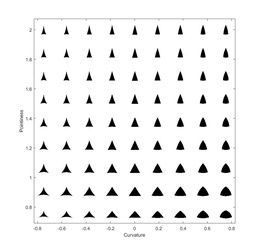
%> input picture img/CurvedTriangleSpace.jpg, 260 x 251 px, shrunk from 958 x 926 before the run
$ octave --eval "result = v1model(imread('../img/CurvedTriangleSpace.jpg'));"   (GNU Octave 9; MATLAB toolbox functions it lacks are replaced by stand-ins)
%> lines starting %> are read from the running program, lines starting %| are printed output that depends on the picture
% v1model -> simulate responses of V1 neurons to an input image
% img_out    = v1model(img_in,img_dva)
% Required inputs
%    img_in        = input image matrix (L x M)
% Optional inputs:
%    img_dva       = size in dva of the image (default scaling: 18.2 pixels/dva)
% Outputs:
%    img_out       = L x M x N - where N is the number of Gabor filters
%                    (48 is default)
% Method
% V1 responses are obtained in four steps.
%       1) Each image is first rescaled to the desired dva size and then normalized for intensity
%       and contrast by subtracting its mean and dividing by its standard deviation.
%       2) This normalized image was subjected to divisive normalization: for each 3 x 3
%       pixel window, we subtracted the mean and divided each pixel by the Euclidean norm of the
%       pixels in the window. This normalization was constrained to reduce but not enhance responses
%       (i.e. we divided only if the norm was greater than 1).
%       3) The resulting image was given as input to 96 V1 model neurons each having a linear Gabor
%       kernel. Each filter had a size of 43 x 43 pixels with a standard deviation of 9
%       cycles/pixel. The filters were tuned to 8 equally spaced orientations from 0 to 360
%       degrees, with 6 spatial frequencies (2, 3, 4, 6, 11 and 18 pixels per cycle). We normalized
%       the output of each of the 96 Gabor filters to have zero mean and a norm of 1.
%       4) The output of each Gabor filter was then passed through a response nonlinearity
%       comprising a threshold function (all negative values were set to zero), and response
%       saturation (all values greater than 1 were set to 1).
%       5) Finally, we perform output divisive normalization, where for each filter output, we
%       subtracted the mean of filter outputs in a fixed spatial window of 3 x 3 pixels across all
%       orientations and spatial frequencies and then divided by the Euclidean norm of all values in
%       the spatial window of 864 elements (3 x 3 x 96), if the norm was greater than 1.

% Notes
%    Based on published V1 RF sizes, the conversion from pixels to dva
%    can be taken as 18.2 pixels/dva (see v1modeldva.pdf)

% References
% Pinto N, Cox DD, DiCarlo JJ (2008) Why is real-world visual object recognition hard? PLoS Comput
% Biol 4:e27

% Krithika Mohan & S P Arun
% December 20 2010

function [img_out,filters] = v1model(img_in,img_dva)
v1pix2dva = 18.2; if(~exist('img_dva')), img_dva = max(size(img_in))/v1pix2dva; end;
%> after `img_dva = max(size(img_in))/v1pix2dva`: img_dva = 14.29
spatial_extent       = 3; % size of local neighborhood for computations (default = 3x3 pixels)

img_out              = normalize_image(img_in,img_dva,v1pix2dva); % manyimagesc(img_out);
img_out              = divisive_normalization(img_out,spatial_extent); %manyimagesc(img_out);
[img_out,filters]    = apply_gabor_filter(img_out); %manyimagesc(img_out);
img_out              = output_nonlinearity(img_out); %manyimagesc(img_out);
img_out              = output_divisive_normalization(img_out,spatial_extent); %manyimagesc(img_out);

return

function img_out = normalize_image(img_in,img_dva,v1pix2dva)
%> called with img_dva = 14.29, v1pix2dva = 18.2
% this function takes an input matrix, scales it to a standard size and
% then subtracts its mean and divides by its standard deviation
norm_size = v1pix2dva*img_dva; % scale img_in to the desired dva size
%> norm_size = 260

img_in = mean(img_in,3); % convert to grayscale
long_edge = max(size(img_in)); % longest edge
%> long_edge = 260
asp_ratio = min(size(img_in))/long_edge; % aspect ratio (will be less than 1)
%> asp_ratio = 0.965
if(size(img_in,1)==long_edge) %largest edge is resized to a specified length.
    img = imresize(img_in,[norm_size norm_size*asp_ratio], 'bicubic');
else
    img = imresize(img_in,[norm_size*asp_ratio norm_size], 'bicubic');
end
img = (img - mean(img(:)))./std(img(:)); % subtract mean and divide by standard deviation.

img_out = img;

return

function img_out = divisive_normalization(img_in,spatial_extent)
%> called with spatial_extent = 3
% This function takes an input matrix, subtracts from each pixel its mean and divides by the
% euclidean norm of its neighbors. spatial_extent defines the extent across which to calculate the mean
% and euclidean norm (default = 3x3 pixels i.e. spatial_extent = 3)

if(~exist('spatial_extent')), spatial_extent = 3; end
spatial_win = ones(spatial_extent);

ndim = size(img_in);
%> ndim = [251 260]
% define div_matrix which defines the number of neighbors for each pixel. This is used to calculate
% the mean across neighbors of each pixel in img_in
% this matrix has 4 at the corners, 6 along the first and last row/column
% and 9 in the remaining entries.
div_matrix = conv2(ones(ndim),ones(spatial_extent),'same');

sum_matrix = conv2(img_in, spatial_win,'same'); %sum of the pixel values surrounding every pixel
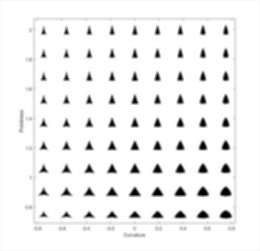
%> sum_matrix: size 251x260 double; min -44.54, max 2.41, mean -0.0126; drawn with min black and max white
avg_matrix =sum_matrix./div_matrix;

sum_square_matrix = conv2(img_in.^2, ones(3,3),'same'); % sum of squares of neighbors
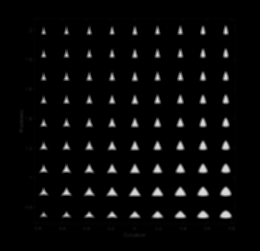
%> sum_square_matrix: size 251x260 double; min 0.287, max 220.5, mean 9
euc_norm = sqrt(sum_square_matrix);
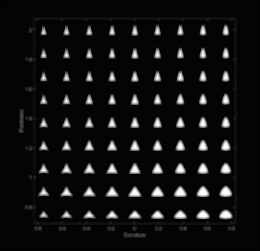
%> euc_norm: size 251x260 double; min 0.536, max 14.85, mean 1.57; drawn with min black and max white
euc_norm(euc_norm<1) = 1; % force divisive normalization to only reduce activity but not increase it

img_out = (img_in - avg_matrix)./euc_norm;
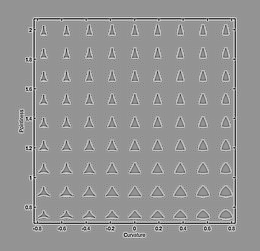
%> img_out: size 251x260 double; min -0.58, max 0.42, mean 0.00633; drawn with min black and max white

return

function [img_out,filters] = apply_gabor_filter(img_in)
% this function convolves the image with a bunch of gabor filters

filters = make_gabors;
for filter_no = 1:size(filters,3)
    img_out(:,:,filter_no) = conv2(img_in,filters(:,:,filter_no),'same');
end

return

function img_out = output_nonlinearity(img_in)
% this function applies a standard response saturation and threshold
% i.e. all values greater than 1 are set to 1. all negative values are set to 0

img_out = img_in;
img_out(img_out>1) = 1; img_out(img_out<0) = 0;
return

function img_out = output_divisive_normalization(img_in,spatial_extent)
%> called with spatial_extent = 3
% This function implements divisive normalization over the output of gabor filters
% It takes an 3d input matrix (3rd dim = num of filters), subtracts from each pixel its mean and divides by the
% euclidean norm of its neighbors. spatial_extent defines the extent across which to calculate the mean
% and euclidean norm (default = 3x3 pixels i.e. spatial_extent = 3)

if(~exist('spatial_extent')), spatial_extent = 3; end; spatial_win = ones(spatial_extent);

ndim = size(img_in); nfilters = ndim(3);
%> after `ndim = size(img_in)`: ndim = [251 260 48]
%> after `nfilters = ndim(3)`: nfilters = 48
square_img = img_in.^2;

% div_matrix specifies the number of visual field neighbors of each pixel
div_matrix = conv2(ones(ndim(1:2)),ones(spatial_extent),'same'); div_matrix = ndim(3)*div_matrix;

for layer_num = 1:nfilters
    layer_sum(:,:,layer_num) = conv2(img_in(:,:,layer_num),spatial_win,'same');
    layer_square(:,:,layer_num) = conv2(square_img(:,:,layer_num),spatial_win,'same');
end

total_sum = sum(layer_sum,3);
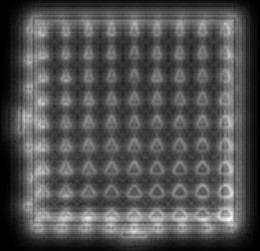
%> total_sum: size 251x260 double; min 3.47e-15, max 37.44, mean 11.7; drawn with min black and max white
avg_matrix = total_sum./div_matrix; % this is the average of the neighbors to be subtracted from img_in

img_out = img_in - repmat(avg_matrix,[1 1 nfilters]); % subtract the mean of neighbors from the original matrix

euc_norm = sqrt(sum(layer_square,3)); euc_norm(euc_norm<1) = 1;
%> after `euc_norm = sqrt(sum(layer_square,3))`:
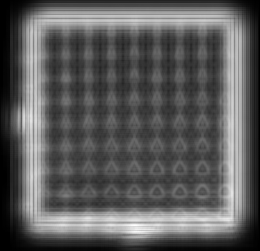
%> euc_norm: size 251x260 double; min 4.73e-16, max 3.59, mean 1.29; drawn with min black and max white
%> after `euc_norm(euc_norm<1) = 1`:
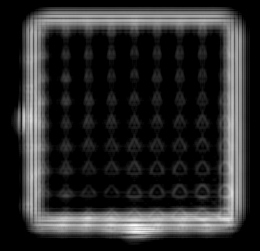
%> euc_norm: size 251x260 double; min 1, max 3.59, mean 1.43; drawn with min black and max white
euc_norm = repmat(euc_norm,[1 1 nfilters]);

img_out = img_out./euc_norm;

return

function gabor_filter = make_gabors
% this function creates Gabor filters of six different spatial frequencies,
% for each spatial frequency there are 16 orientations spanning 0 to 180 degrees

spf_array = [1/2 1/3 1/4 1/6 1/11 1/18];
step = 180/8; theta_array = 0:step:180-step;
count = 1; filter_size = 43;
for spf = spf_array
    for theta = theta_array
        [Gabor,X,Y] = Create2DGabor(9,spf,theta,0,filter_size);
        Gabor = Gabor - mean(Gabor(:));
        Gabor = Gabor/sqrt(sum(Gabor(:).^2));
        gabor_filter(:,:,count)=Gabor;
        count=count+1;
    end
end

return

function [Gabor,X,Y] = Create2DGabor(sigma,freq,theta,phi,n)
if(~exist('n')) n = 64; end;
if(~exist('phi')) phi = 0; end;
if(length(sigma)==1), sigma = [sigma sigma]; end;

x=[-n/2+1:n/2]; [X,Y] = meshgrid(x,x);

Grating  = Create2DGrating(freq,theta,phi,n);
Gaussian = Create2DGaussian(sigma,n);
Gabor = Gaussian.*Grating;

return

function [Grating,X,Y] = Create2DGrating(freq,theta,phi,n)
if(~exist('n')) n = 64; end;
if(~exist('phi')) phi = 0; end;

x=[-n/2+1:n/2]; [X,Y] = meshgrid(x,x);
slant = X*(2*pi*freq*cos(theta*pi/180)) + Y*(2*pi*freq*sin(theta*pi/180));
Grating = cos(slant+phi*pi/180);

return

function [Gaussian,X,Y] = Create2DGaussian(sigma,n)
if(~exist('n')) n = 64; end;
if(length(sigma)==1) sigma = [sigma sigma]; end;

sigmax = sigma(1); sigmay = sigma(2);
x=[-n/2+1:n/2]; [X,Y] = meshgrid(x,x);
Gaussian = exp(-(X.^2/(2*sigmax^2) +Y.^2/(2*sigmay^2)));

return
